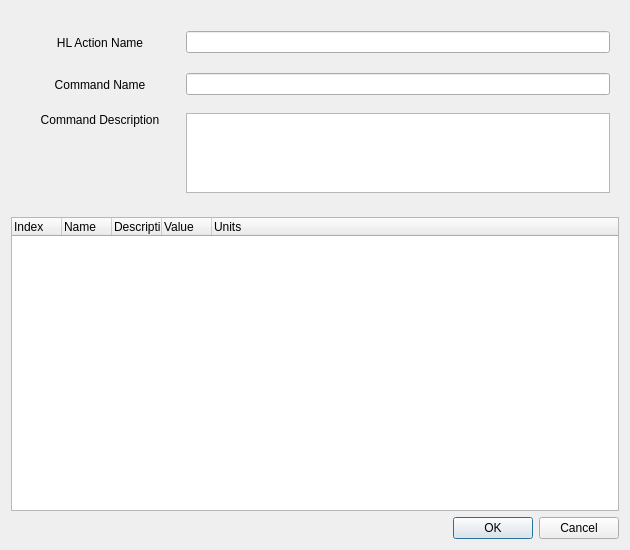
<?xml version="1.0" encoding="UTF-8"?>
<ui version="4.0">
 <class>CommandParametersDialog</class>
 <widget class="QDialog" name="CommandParametersDialog">
  <property name="geometry">
   <rect>
    <x>0</x>
    <y>0</y>
    <width>630</width>
    <height>550</height>
   </rect>
  </property>
  <property name="minimumSize">
   <size>
    <width>630</width>
    <height>550</height>
   </size>
  </property>
  <property name="maximumSize">
   <size>
    <width>636</width>
    <height>550</height>
   </size>
  </property>
  <property name="windowTitle">
   <string>Configure Command Parameters</string>
  </property>
  <layout class="QVBoxLayout" name="verticalLayout_4">
   <item>
    <widget class="QWidget" name="widget" native="true">
     <property name="maximumSize">
      <size>
       <width>16777215</width>
       <height>200</height>
      </size>
     </property>
     <layout class="QGridLayout" name="gridLayout">
      <item row="1" column="1" colspan="2">
       <widget class="QLineEdit" name="commandNameLE">
        <property name="text">
         <string/>
        </property>
        <property name="alignment">
         <set>Qt::AlignCenter</set>
        </property>
        <property name="readOnly">
         <bool>true</bool>
        </property>
       </widget>
      </item>
      <item row="1" column="0">
       <widget class="QLabel" name="commandNameL">
        <property name="minimumSize">
         <size>
          <width>160</width>
          <height>27</height>
         </size>
        </property>
        <property name="maximumSize">
         <size>
          <width>160</width>
          <height>27</height>
         </size>
        </property>
        <property name="text">
         <string>Command Name</string>
        </property>
        <property name="alignment">
         <set>Qt::AlignCenter</set>
        </property>
       </widget>
      </item>
      <item row="0" column="0">
       <widget class="QLabel" name="hlActNameL">
        <property name="minimumSize">
         <size>
          <width>160</width>
          <height>27</height>
         </size>
        </property>
        <property name="maximumSize">
         <size>
          <width>160</width>
          <height>27</height>
         </size>
        </property>
        <property name="text">
         <string>HL Action Name</string>
        </property>
        <property name="alignment">
         <set>Qt::AlignCenter</set>
        </property>
       </widget>
      </item>
      <item row="2" column="1" colspan="2">
       <widget class="QTextEdit" name="commandDescrTE">
        <property name="sizePolicy">
         <sizepolicy hsizetype="Expanding" vsizetype="MinimumExpanding">
          <horstretch>0</horstretch>
          <verstretch>0</verstretch>
         </sizepolicy>
        </property>
        <property name="minimumSize">
         <size>
          <width>0</width>
          <height>80</height>
         </size>
        </property>
        <property name="maximumSize">
         <size>
          <width>16777215</width>
          <height>80</height>
         </size>
        </property>
        <property name="readOnly">
         <bool>true</bool>
        </property>
        <property name="html">
         <string>&lt;!DOCTYPE HTML PUBLIC &quot;-//W3C//DTD HTML 4.0//EN&quot; &quot;http://www.w3.org/TR/REC-html40/strict.dtd&quot;&gt;
&lt;html&gt;&lt;head&gt;&lt;meta name=&quot;qrichtext&quot; content=&quot;1&quot; /&gt;&lt;style type=&quot;text/css&quot;&gt;
p, li { white-space: pre-wrap; }
&lt;/style&gt;&lt;/head&gt;&lt;body style=&quot; font-family:'Ubuntu'; font-size:11pt; font-weight:400; font-style:normal;&quot;&gt;
&lt;p style=&quot;-qt-paragraph-type:empty; margin-top:0px; margin-bottom:0px; margin-left:0px; margin-right:0px; -qt-block-indent:0; text-indent:0px;&quot;&gt;&lt;br /&gt;&lt;/p&gt;&lt;/body&gt;&lt;/html&gt;</string>
        </property>
       </widget>
      </item>
      <item row="0" column="1" colspan="2">
       <widget class="QLineEdit" name="hlActNameLE">
        <property name="text">
         <string/>
        </property>
        <property name="alignment">
         <set>Qt::AlignCenter</set>
        </property>
        <property name="readOnly">
         <bool>true</bool>
        </property>
       </widget>
      </item>
      <item row="2" column="0">
       <widget class="QLabel" name="commandDescrL">
        <property name="minimumSize">
         <size>
          <width>160</width>
          <height>0</height>
         </size>
        </property>
        <property name="maximumSize">
         <size>
          <width>160</width>
          <height>16777215</height>
         </size>
        </property>
        <property name="text">
         <string>Command Description</string>
        </property>
        <property name="alignment">
         <set>Qt::AlignHCenter|Qt::AlignTop</set>
        </property>
       </widget>
      </item>
     </layout>
    </widget>
   </item>
   <item>
    <widget class="QTreeWidget" name="treeWidget">
     <property name="alternatingRowColors">
      <bool>true</bool>
     </property>
     <property name="itemsExpandable">
      <bool>false</bool>
     </property>
     <property name="wordWrap">
      <bool>false</bool>
     </property>
     <attribute name="headerDefaultSectionSize">
      <number>50</number>
     </attribute>
     <attribute name="headerMinimumSectionSize">
      <number>20</number>
     </attribute>
     <column>
      <property name="text">
       <string>Index</string>
      </property>
     </column>
     <column>
      <property name="text">
       <string>Name</string>
      </property>
     </column>
     <column>
      <property name="text">
       <string>Description</string>
      </property>
     </column>
     <column>
      <property name="text">
       <string>Value</string>
      </property>
     </column>
     <column>
      <property name="text">
       <string>Units</string>
      </property>
     </column>
    </widget>
   </item>
   <item>
    <widget class="QDialogButtonBox" name="buttonBox">
     <property name="orientation">
      <enum>Qt::Horizontal</enum>
     </property>
     <property name="standardButtons">
      <set>QDialogButtonBox::Cancel|QDialogButtonBox::Ok</set>
     </property>
    </widget>
   </item>
  </layout>
 </widget>
 <resources/>
 <connections>
  <connection>
   <sender>buttonBox</sender>
   <signal>accepted()</signal>
   <receiver>CommandParametersDialog</receiver>
   <slot>accept()</slot>
   <hints>
    <hint type="sourcelabel">
     <x>444</x>
     <y>58</y>
    </hint>
    <hint type="destinationlabel">
     <x>184</x>
     <y>49</y>
    </hint>
   </hints>
  </connection>
  <connection>
   <sender>buttonBox</sender>
   <signal>rejected()</signal>
   <receiver>CommandParametersDialog</receiver>
   <slot>reject()</slot>
   <hints>
    <hint type="sourcelabel">
     <x>444</x>
     <y>58</y>
    </hint>
    <hint type="destinationlabel">
     <x>184</x>
     <y>49</y>
    </hint>
   </hints>
  </connection>
 </connections>
</ui>
